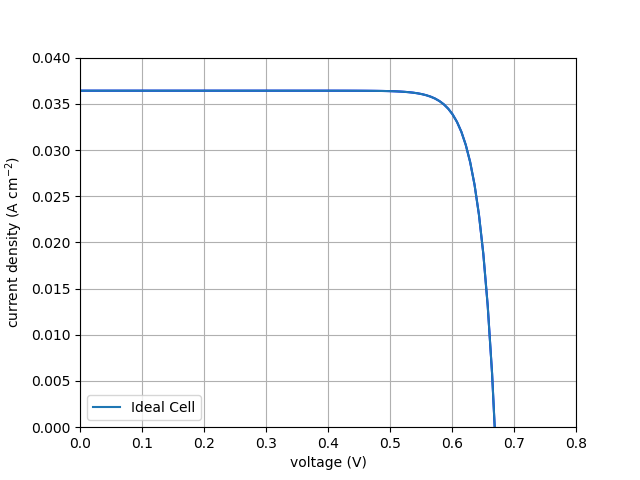

Write Python code to recreate this figure.
import matplotlib.pyplot as plt
import numpy as np
from photovoltaic import *
T = 300
# Emitter parameters
We = 0.25e-4        # emitter thickness (cm)
Le = 3.87e-4        # emitter diffusion length (cm)
De = 3              # emitter diffusivity (cm2/s)
Se = 1000           # front surface recomb (cm/s)

# Base Parameters
Wb = 250e-4         # Base thickness (cm)
Lb = 158.11e-4      # Base diffusion length (cm)
Db = 5              # Base diffusivity (cm2/s)
Sb = 2000           # Back surface recomb (cm/s)

# Concentration parameters
ni = semiconductors.ni_Si(T)   # Intrinsic carrier concentration in silicon at 300K (cm^-3)
Nd = 2e19           # Majority carrier concentration on N side
Na = 3e16           # Majority carrier concentration on P side

IL = 0.03642
I0 = semiconductors.J0_layer(We, Nd, De, Le, Se, ni) + semiconductors.J0_layer(Wb, Na, Db, Lb, Sb, ni)

V = np.linspace(0, 0.7, 100)
I = solarcells.I_cell(V, IL, I0)
plt.plot(V, I, color="blue")
plt.xlim(0, 0.8)
plt.ylim(0, 0.04)
plt.xlabel('voltage (V)')
plt.ylabel('current density (A cm$^{-2}$)')
plt.grid(True)
plt.plot(V, I, label="Ideal Cell")
plt.legend(loc='lower left')
plt.savefig('plot_ideal_cell.png')
plt.show()
